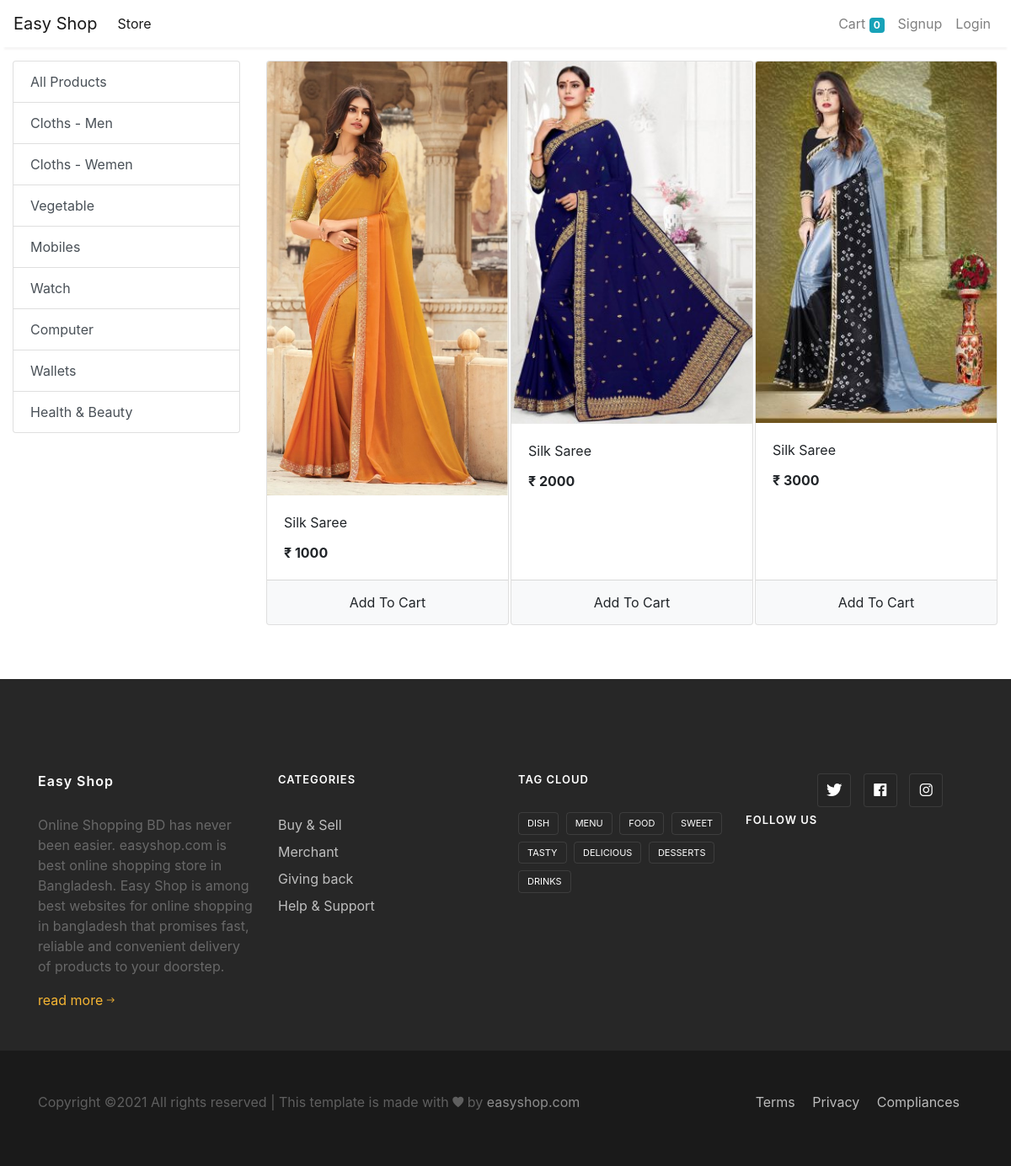
The app's page /store?category=2 with its own data.
### store/models/category.py (models this page shows, shortened)
class Category(models.Model):
    name = models.CharField(max_length=20)
    @staticmethod
    def get_all_categories():
        return Category.objects.all()

### store/models/product.py (models this page shows, shortened)
class Product(models.Model):
    name = models.CharField(max_length=50)
    price = models.IntegerField(default=0)
    category = models.ForeignKey(Category, on_delete=models.CASCADE, default=1)
    description = models.CharField(max_length=200, default='' , null=True , blank=True)
    image = models.ImageField(upload_to='uploads/products/')
    @staticmethod
    def get_all_products_by_categoryid(category_id):
        if category_id:
            return Product.objects.filter(category = category_id)
        else:
            return Product.get_all_products();

### store/views/home.py (the view)
# urls.py: path('' , include('store.urls'))
def store(request):
    cart = request.session.get('cart')
    if not cart:
        request.session['cart'] = {}
    products = None
    categories = Category.get_all_categories()
    categoryID = request.GET.get('category')
    if categoryID:
        products = Product.get_all_products_by_categoryid(categoryID)
    else:
        products = Product.get_all_products();
    data = {}
    data['products'] = products
    data['categories'] = categories
    print('you are : ', request.session.get('email'))
    return render(request, 'index.html', data)

### store/templatetags/cart.py (called while the page is built)
@register.filter(name='is_in_cart')
def is_in_cart(product  , cart):
    keys = cart.keys()
    for id in keys:
        if int(id) == product.id:
            return True
    return False;

### store/templatetags/custom_filter.py (called while the page is built)
@register.filter(name='currency')
def currency(number):
    return "₹ "+str(number)

### store/templates/index.html (shortened to what this page needs)
{% extends 'base.html' %}
{% block content %}
{% load cart %}
{% load custom_filter %}
<div class="container-fluid mt-3">
	<div class="row">
		<div class="col-lg-3 mx-auto">
			<div class="list-group">
				<a href="/" class="list-group-item list-group-item-action">All Products</a>
				{% for category in categories %}
				<a href="/?category={{category.id}}"
					class="list-group-item list-group-item-action">{{category.name}}</a>
				{% endfor %}
			</div>
		</div>
		<div id='products' class="col-lg-9 mx-auto">
			<div class="row mx-auto">
				{% for product in products %}
				<div class="card mx-auto mb-3" id={{product.id}} style="width: 18rem;">
					<img class="card-img-top" src="{{product.image.url}}" alt="Card image cap">
					<div class="card-body">
						<p class="card-title">{{product.name}}</p>
						<p class="card-text"><b>{{product.price|currency}}</b></p>
					</div>
					<div class="card-footer p-0 no-gutters">
						{% if product|is_in_cart:request.session.cart %}
						<div class="row no-gutters">
							<form action="/#{{product.id}}" class="col-2 " method="post">
								{% csrf_token %}
								<input hidden type="text" name='product' value='{{product.id}}'>
								<input hidden type="text" name='remove' value='True'>
								<input type="submit" value=" - " class="btn btn-block btn-light border-right">
							</form>
							<div class="text-center col">{{product|cart_quantity:request.session.cart}} in Cart</div>
							<form action="/#{{product.id}}" class="col-2 " method="post">
								{% csrf_token %}
								<input hidden type="text" name='product' value='{{product.id}}'>
								<input type="submit" value=" + " class="btn btn-block btn-light border-left">
							</form>
						</div>
						{% else %}
						<form action="/#{{product.id}}" method="POST" class="btn-block">
							<input type="submit" class="float-right btn btn-light  form-control"
								value="Add To Cart">
						</form>
						{% endif %}
					</div>
				</div>
				{% endfor %}
			</div>
		</div>
	</div>
</div>
<br>
<br>
<footer class="footer-04 bt-5px">
			<div class="container">
				<div class="row">
					<div class="col-md-6 col-lg-3 mb-md-0 mb-4">
						<h2 class="footer-heading"><a href="#" class="logo">Easy Shop</a></h2>
						<p>Online Shopping BD has never been easier. easyshop.com is best online shopping store in Bangladesh. Easy Shop is among best websites for online shopping in bangladesh that promises fast, reliable and convenient delivery of products to your doorstep. </p>
						<a href="#">read more <span class="ion-ios-arrow-round-forward"></span></a>
					</div>
					<div class="col-md-6 col-lg-3 mb-md-0 mb-4">
						<h2 class="footer-heading">Categories</h2>
						<ul class="list-unstyled">
              <li><a href="#" class="py-1 d-block">Buy &amp; Sell</a></li>
              <li><a href="#" class="py-1 d-block">Merchant</a></li>
              <li><a href="#" class="py-1 d-block">Giving back</a></li>
              <li><a href="#" class="py-1 d-block">Help &amp; Support</a></li>
            </ul>
					</div>
					<div class="col-md-6 col-lg-3 mb-md-0 mb-4">
						<h2 class="footer-heading">Tag cloud</h2>
						<div class="tagcloud">
	            <a href="#" class="tag-cloud-link">dish</a>
	            <a href="#" class="tag-cloud-link">menu</a>
	            <a href="#" class="tag-cloud-link">food</a>
	            <a href="#" class="tag-cloud-link">sweet</a>
	            <a href="#" class="tag-cloud-link">tasty</a>
	            <a href="#" class="tag-cloud-link">delicious</a>
	            <a href="#" class="tag-cloud-link">desserts</a>
	            <a href="#" class="tag-cloud-link">drinks</a>
	          </div>
					</div>
            <h2 class="footer-heading mt-5">Follow us</h2>
            <ul class="ftco-footer-social p-0">
              <li class="ftco-animate"><a href="#" data-toggle="tooltip" data-placement="top" title="Twitter"><span class="ion-logo-twitter"></span></a></li>
              <li class="ftco-animate"><a href="#" data-toggle="tooltip" data-placement="top" title="Facebook"><span class="ion-logo-facebook"></span></a></li>
              <li class="ftco-animate"><a href="#" data-toggle="tooltip" data-placement="top" title="Instagram"><span class="ion-logo-instagram"></span></a></li>
            </ul>
					</div>
				</div>
			<div class="w-100 mt-5 border-top py-5">
				<div class="container">
					<div class="row">
	          <div class="col-md-6 col-lg-8">
	            <p class="copyright">
	  Copyright &copy;<script>document.write(new Date().getFullYear());</script> All rights reserved | This template is made with <i class="ion-ios-heart" aria-hidden="true"></i> by <a href="https://colorlib.com" target="_blank">easyshop.com</a>
	  </p>
	          </div>
	          <div class="col-md-6 col-lg-4 text-md-right">
	          	<p class="mb-0 list-unstyled">
	          		<a class="mr-md-3" href="#">Terms</a>
	          		<a class="mr-md-3" href="#">Privacy</a>
	          		<a class="mr-md-3" href="#">Compliances</a>
	          	</p>
	          </div>
	        </div>
				</div>
			</div>
		</footer>
{% endblock %}

### records on screen
Category: name "Cloths - Men"
Category: name "Cloths - Wemen"
Category: name "Vegetable"
Category: name "Mobiles"
Category: name "Watch"
Category: name "Computer"
Category: name "Wallets"
Category: name "Health & Beauty"
Product: image (picture), name "Silk Saree", price "₹ 1000"
Product: image (picture), name "Silk Saree", price "₹ 2000"
Product: image (picture), name "Silk Saree", price "₹ 3000"

### other values on screen
{{ request.session.cart.keys|length }} "0"
